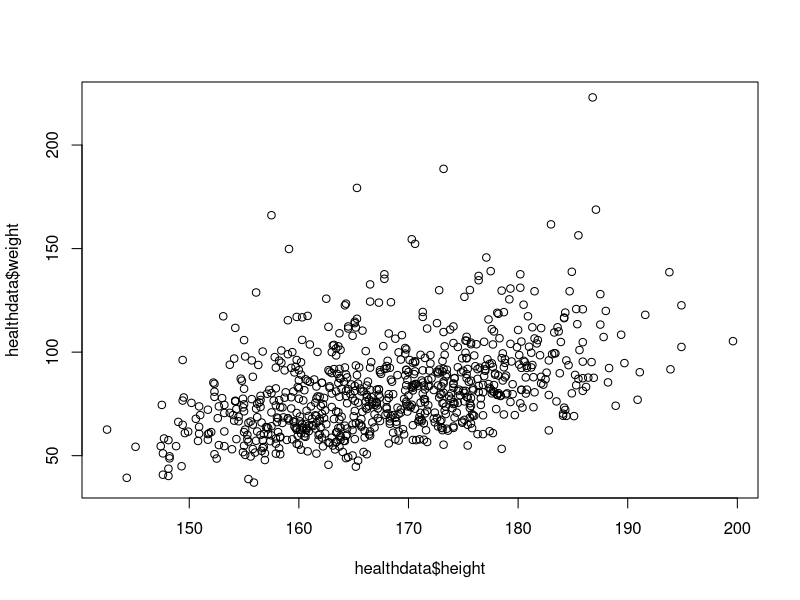
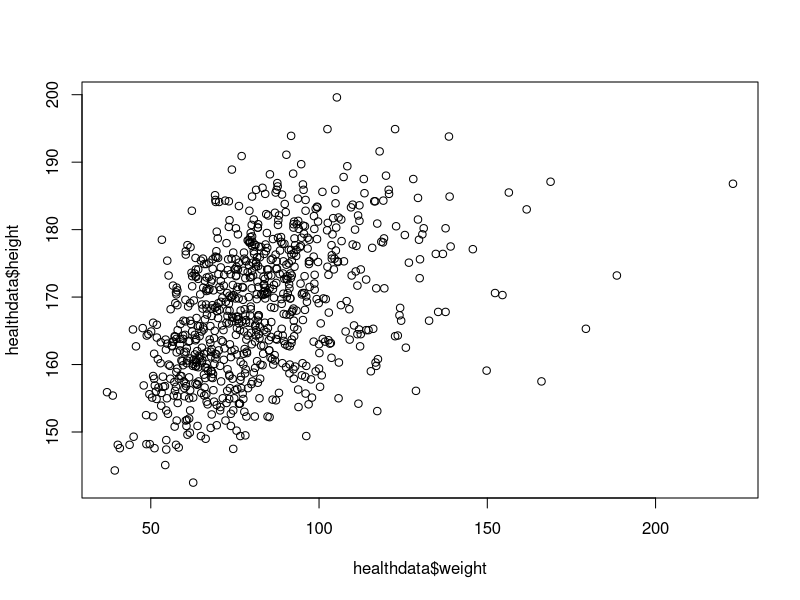
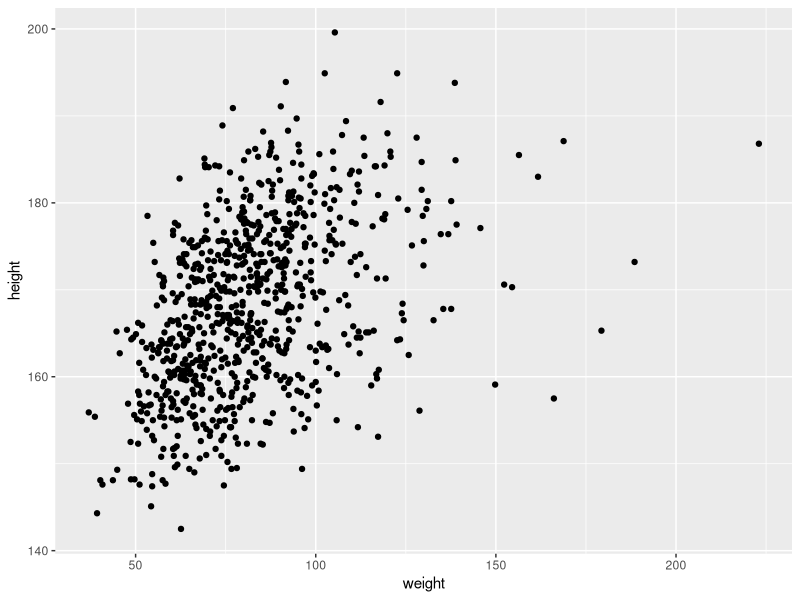
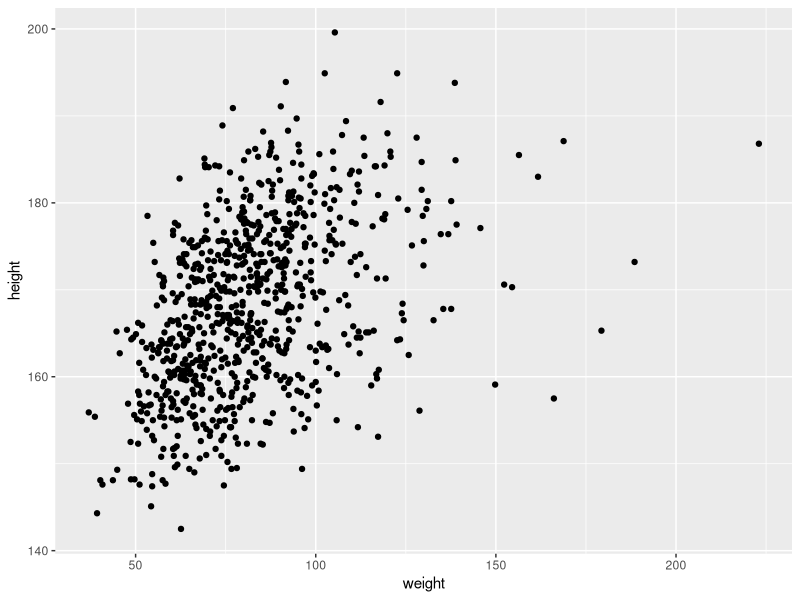
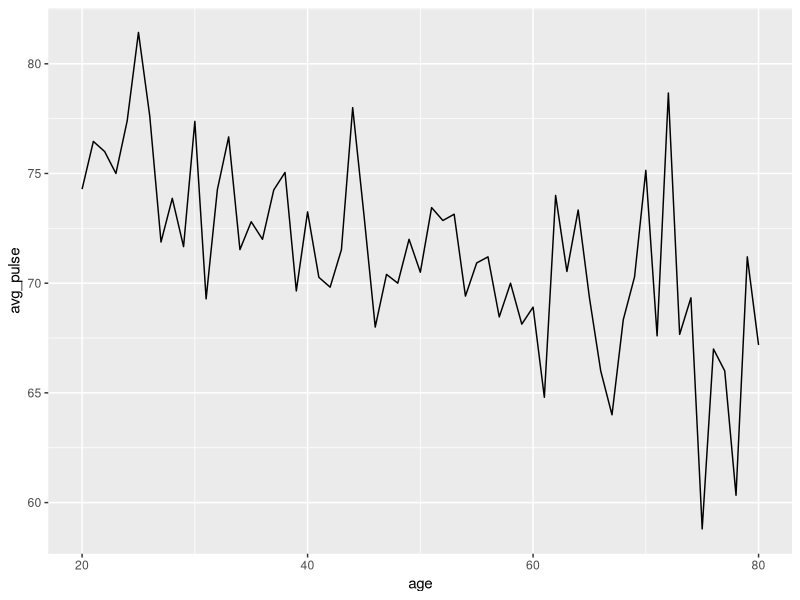
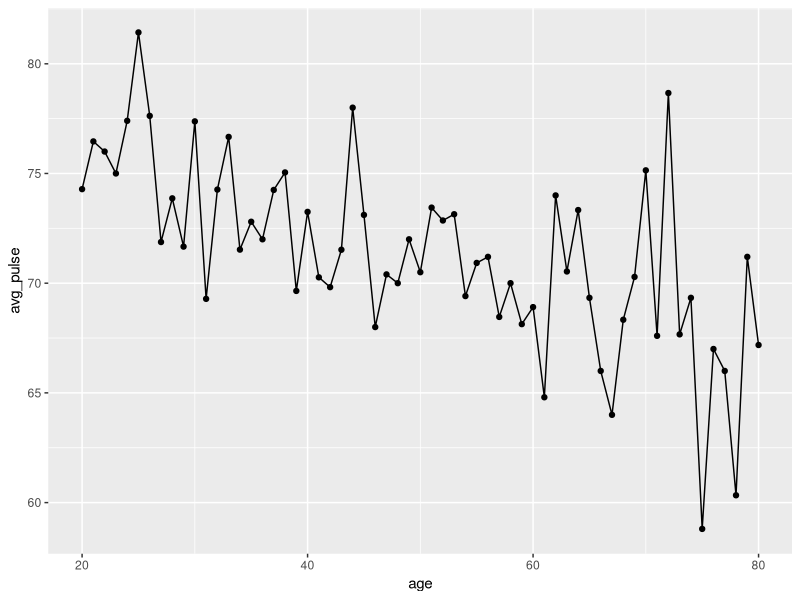
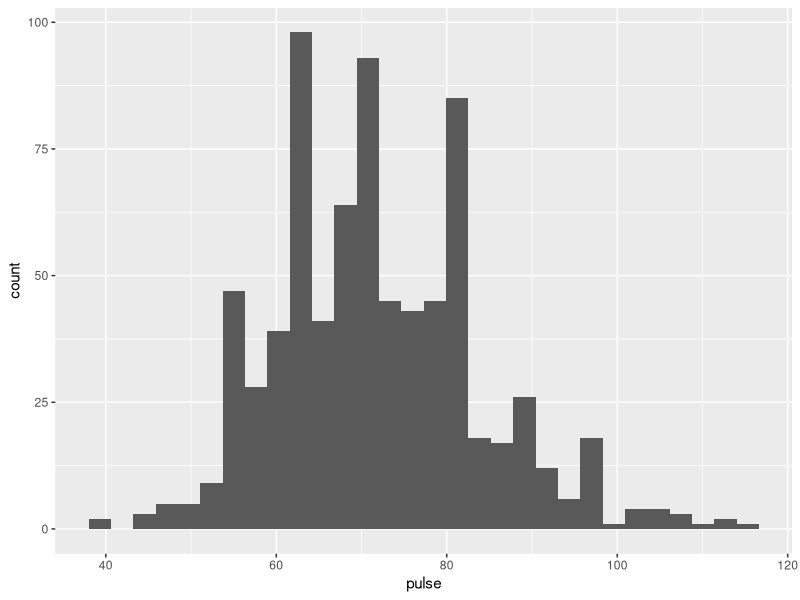
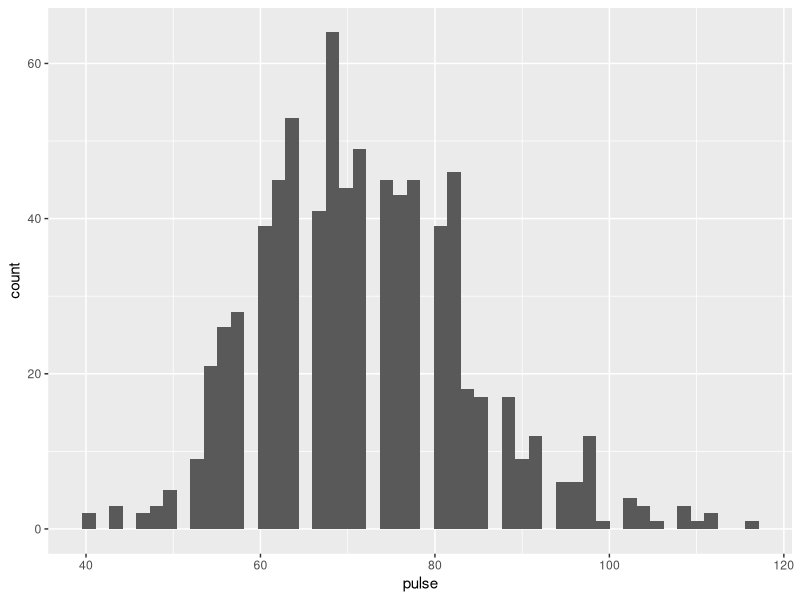

Write R code to recreate these figures, in order.
## ---- chunk 1
library(tidyverse)
healthdata <- read.csv("data/nhanes.csv")
## ---- chunk 2
plot(healthdata$height, healthdata$weight)
## ---- chunk 3
plot(y=healthdata$height, x=healthdata$weight)
## ---- chunk 4
ggplot(healthdata, aes(x=weight, y=height)) +
  geom_point()
## ---- chunk 5
ggplot(healthdata, aes(x=weight, y=height)) +
  geom_point()
## ---- chunk 6
by_age <- healthdata %>%
  group_by(age) %>%
  summarize(avg_pulse = mean(pulse, na.rm=TRUE))

by_age
## ---- chunk 7
ggplot(by_age, aes(x=age, y=avg_pulse)) +
  geom_line()
## ---- chunk 8
ggplot(by_age, aes(x=age, y=avg_pulse)) +
  geom_line() +
  geom_point()
## ---- chunk 9
ggplot(healthdata, aes(pulse)) + 
  geom_histogram()
## ---- chunk 10
ggplot(healthdata, aes(pulse)) + 
  geom_histogram(bins = 50)
## ---- chunk 11
ggplot(healthdata, aes(education)) +
  geom_bar()
## ---- chunk 12
ggplot(healthdata, aes(y=education)) +
  geom_bar()
## ---- chunk 13
ggplot(healthdata, aes(y=height)) +
  geom_boxplot()
## ---- chunk 14
ggplot(healthdata, aes(y=height, x=gender)) +
  geom_boxplot()
## ---- chunk 15

## ---- chunk 16
ggplot(healthdata, aes(y=height, x=gender)) +
  geom_boxplot() + 
  labs(title = "This is my title",
       x = "Gender",
       y = "Height (cm)")
## ---- chunk 17
healthdata %>%           # either version of the pipe works
  filter(age < 50) %>%   # either version of the pipe works
  ggplot(aes(pulse)) +
  geom_histogram() + 
  labs(title = "Pulse for Respondents < 50")
## ---- chunk 18
ggplot(healthdata[healthdata$age < 50, ], 
       aes(pulse)) + 
  geom_histogram() + 
  labs(title = "Pulse for Respondents < 50")
## ---- chunk 19

## ---- chunk 20
ggplot(healthdata, aes(x=weight, y=height, color=gender)) +
  geom_point()
## ---- chunk 21
ggplot(healthdata, aes(education, fill=gender)) +
  geom_bar()
## ---- chunk 22
ggplot(healthdata, aes(education, fill=gender)) +
  geom_bar(position="dodge")
## ---- chunk 23
# subset the data so we can see all of the points
# the slice_sample() function takes a random sample of rows
healthdata_subset <- slice_sample(healthdata, n=100)

ggplot(healthdata_subset, aes(x=bp_sys1, y=bp_sys2)) + 
  geom_point()
## ---- chunk 24

## ---- chunk 25
ggplot(healthdata, aes(education)) +
  geom_bar()

# side by side
ggplot(healthdata, aes(education)) +
  geom_bar() +
  facet_grid(cols = vars(gender))

# stacked vertically
ggplot(healthdata, aes(education)) +
  geom_bar() +
  facet_grid(rows = vars(gender))
## ---- chunk 26
ggplot(healthdata, aes(sleep_hours)) +
  geom_bar()
## ---- chunk 27
ggplot(healthdata, aes(pulse)) +
  geom_histogram()
## ---- chunk 28
ggplot(healthdata, aes(pulse)) +
  geom_histogram() +
  theme_bw()
## ---- chunk 29
ggplot(healthdata, aes(pulse)) +
  geom_histogram() +
  theme_classic()
## ---- chunk 30
ggplot(healthdata, aes(pulse)) +
  geom_histogram() +
  theme_minimal()
## ---- chunk 31
ggplot(healthdata, aes(pulse)) +
  geom_histogram() +
  theme(axis.title = element_text(size=20),
        panel.grid.minor = element_blank(),
        panel.grid.major.x = element_blank())
## ---- chunk 32
ggplot(healthdata, aes(pulse)) +
  geom_histogram() +
  theme_minimal() +
  theme(axis.title = element_text(size=20),
        panel.grid.minor = element_blank(),
        panel.grid.major.x = element_blank())
